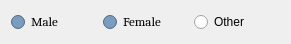
        <widget class="QWidget" name="horizontalLayoutWidget_2">
         <property name="geometry">
          <rect>
           <x>110</x>
           <y>80</y>
           <width>291</width>
           <height>41</height>
          </rect>
         </property>
         <layout class="QHBoxLayout" name="horizontalLayout_2">
          <item>
           <widget class="QRadioButton" name="radioButton_2">
            <property name="palette">
             <palette>
              <active>
               <colorrole role="Button">
                <brush brushstyle="SolidPattern">
                 <color alpha="255">
                  <red>121</red>
                  <green>156</green>
                  <blue>191</blue>
                 </color>
                </brush>
               </colorrole>
               <colorrole role="Text">
                <brush brushstyle="SolidPattern">
                 <color alpha="255">
                  <red>28</red>
                  <green>28</green>
                  <blue>28</blue>
                 </color>
                </brush>
               </colorrole>
               <colorrole role="Base">
                <brush brushstyle="SolidPattern">
                 <color alpha="255">
                  <red>121</red>
                  <green>156</green>
                  <blue>191</blue>
                 </color>
                </brush>
               </colorrole>
               <colorrole role="Window">
                <brush brushstyle="SolidPattern">
                 <color alpha="255">
                  <red>121</red>
                  <green>156</green>
                  <blue>191</blue>
                 </color>
                </brush>
               </colorrole>
               <colorrole role="PlaceholderText">
                <brush brushstyle="NoBrush">
                 <color alpha="128">
                  <red>28</red>
                  <green>28</green>
                  <blue>28</blue>
                 </color>
                </brush>
               </colorrole>
              </active>
              <inactive>
               <colorrole role="Button">
                <brush brushstyle="SolidPattern">
                 <color alpha="255">
                  <red>121</red>
                  <green>156</green>
                  <blue>191</blue>
                 </color>
                </brush>
               </colorrole>
               <colorrole role="Text">
                <brush brushstyle="SolidPattern">
                 <color alpha="255">
                  <red>28</red>
                  <green>28</green>
                  <blue>28</blue>
                 </color>
                </brush>
               </colorrole>
               <colorrole role="Base">
                <brush brushstyle="SolidPattern">
                 <color alpha="255">
                  <red>121</red>
                  <green>156</green>
                  <blue>191</blue>
                 </color>
                </brush>
               </colorrole>
               <colorrole role="Window">
                <brush brushstyle="SolidPattern">
                 <color alpha="255">
                  <red>121</red>
                  <green>156</green>
                  <blue>191</blue>
                 </color>
                </brush>
               </colorrole>
               <colorrole role="PlaceholderText">
                <brush brushstyle="NoBrush">
                 <color alpha="128">
                  <red>28</red>
                  <green>28</green>
                  <blue>28</blue>
                 </color>
                </brush>
               </colorrole>
              </inactive>
              <disabled>
               <colorrole role="Button">
                <brush brushstyle="SolidPattern">
                 <color alpha="255">
                  <red>121</red>
                  <green>156</green>
                  <blue>191</blue>
                 </color>
                </brush>
               </colorrole>
               <colorrole role="Text">
                <brush brushstyle="SolidPattern">
                 <color alpha="255">
                  <red>120</red>
                  <green>120</green>
                  <blue>120</blue>
                 </color>
                </brush>
               </colorrole>
               <colorrole role="Base">
                <brush brushstyle="SolidPattern">
                 <color alpha="255">
                  <red>121</red>
                  <green>156</green>
                  <blue>191</blue>
                 </color>
                </brush>
               </colorrole>
               <colorrole role="Window">
                <brush brushstyle="SolidPattern">
                 <color alpha="255">
                  <red>121</red>
                  <green>156</green>
                  <blue>191</blue>
                 </color>
                </brush>
               </colorrole>
               <colorrole role="PlaceholderText">
                <brush brushstyle="NoBrush">
                 <color alpha="128">
                  <red>28</red>
                  <green>28</green>
                  <blue>28</blue>
                 </color>
                </brush>
               </colorrole>
              </disabled>
             </palette>
            </property>
            <property name="font">
             <font>
              <family>Cambria</family>
              <pointsize>10</pointsize>
             </font>
            </property>
            <property name="text">
             <string>Male</string>
            </property>
           </widget>
          </item>
          <item>
           <widget class="QRadioButton" name="radioButton">
            <property name="palette">
             <palette>
              <active>
               <colorrole role="Button">
                <brush brushstyle="SolidPattern">
                 <color alpha="255">
                  <red>121</red>
                  <green>156</green>
                  <blue>191</blue>
                 </color>
                </brush>
               </colorrole>
               <colorrole role="Text">
                <brush brushstyle="SolidPattern">
                 <color alpha="255">
                  <red>28</red>
                  <green>28</green>
                  <blue>28</blue>
                 </color>
                </brush>
               </colorrole>
               <colorrole role="Base">
                <brush brushstyle="SolidPattern">
                 <color alpha="255">
                  <red>121</red>
                  <green>156</green>
                  <blue>191</blue>
                 </color>
                </brush>
               </colorrole>
               <colorrole role="Window">
                <brush brushstyle="SolidPattern">
                 <color alpha="255">
                  <red>121</red>
                  <green>156</green>
                  <blue>191</blue>
                 </color>
                </brush>
               </colorrole>
               <colorrole role="PlaceholderText">
                <brush brushstyle="NoBrush">
                 <color alpha="128">
                  <red>28</red>
                  <green>28</green>
                  <blue>28</blue>
                 </color>
                </brush>
               </colorrole>
              </active>
              <inactive>
               <colorrole role="Button">
                <brush brushstyle="SolidPattern">
                 <color alpha="255">
                  <red>121</red>
                  <green>156</green>
                  <blue>191</blue>
                 </color>
                </brush>
               </colorrole>
               <colorrole role="Text">
                <brush brushstyle="SolidPattern">
                 <color alpha="255">
                  <red>28</red>
                  <green>28</green>
                  <blue>28</blue>
                 </color>
                </brush>
               </colorrole>
               <colorrole role="Base">
                <brush brushstyle="SolidPattern">
                 <color alpha="255">
                  <red>121</red>
                  <green>156</green>
                  <blue>191</blue>
                 </color>
                </brush>
               </colorrole>
               <colorrole role="Window">
                <brush brushstyle="SolidPattern">
                 <color alpha="255">
                  <red>121</red>
                  <green>156</green>
                  <blue>191</blue>
                 </color>
                </brush>
               </colorrole>
               <colorrole role="PlaceholderText">
                <brush brushstyle="NoBrush">
                 <color alpha="128">
                  <red>28</red>
                  <green>28</green>
                  <blue>28</blue>
                 </color>
                </brush>
               </colorrole>
              </inactive>
              <disabled>
               <colorrole role="Button">
                <brush brushstyle="SolidPattern">
                 <color alpha="255">
                  <red>121</red>
                  <green>156</green>
                  <blue>191</blue>
                 </color>
                </brush>
               </colorrole>
               <colorrole role="Text">
                <brush brushstyle="SolidPattern">
                 <color alpha="255">
                  <red>120</red>
                  <green>120</green>
                  <blue>120</blue>
                 </color>
                </brush>
               </colorrole>
               <colorrole role="Base">
                <brush brushstyle="SolidPattern">
                 <color alpha="255">
                  <red>121</red>
                  <green>156</green>
                  <blue>191</blue>
                 </color>
                </brush>
               </colorrole>
               <colorrole role="Window">
                <brush brushstyle="SolidPattern">
                 <color alpha="255">
                  <red>121</red>
                  <green>156</green>
                  <blue>191</blue>
                 </color>
                </brush>
               </colorrole>
               <colorrole role="PlaceholderText">
                <brush brushstyle="NoBrush">
                 <color alpha="128">
                  <red>28</red>
                  <green>28</green>
                  <blue>28</blue>
                 </color>
                </brush>
               </colorrole>
              </disabled>
             </palette>
            </property>
            <property name="font">
             <font>
              <family>Cambria</family>
              <pointsize>10</pointsize>
             </font>
            </property>
            <property name="text">
             <string>Female</string>
            </property>
           </widget>
          </item>
          <item>
           <widget class="QRadioButton" name="radioButton_3">
            <property name="text">
             <string>Other</string>
            </property>
           </widget>
          </item>
         </layout>
        </widget>
